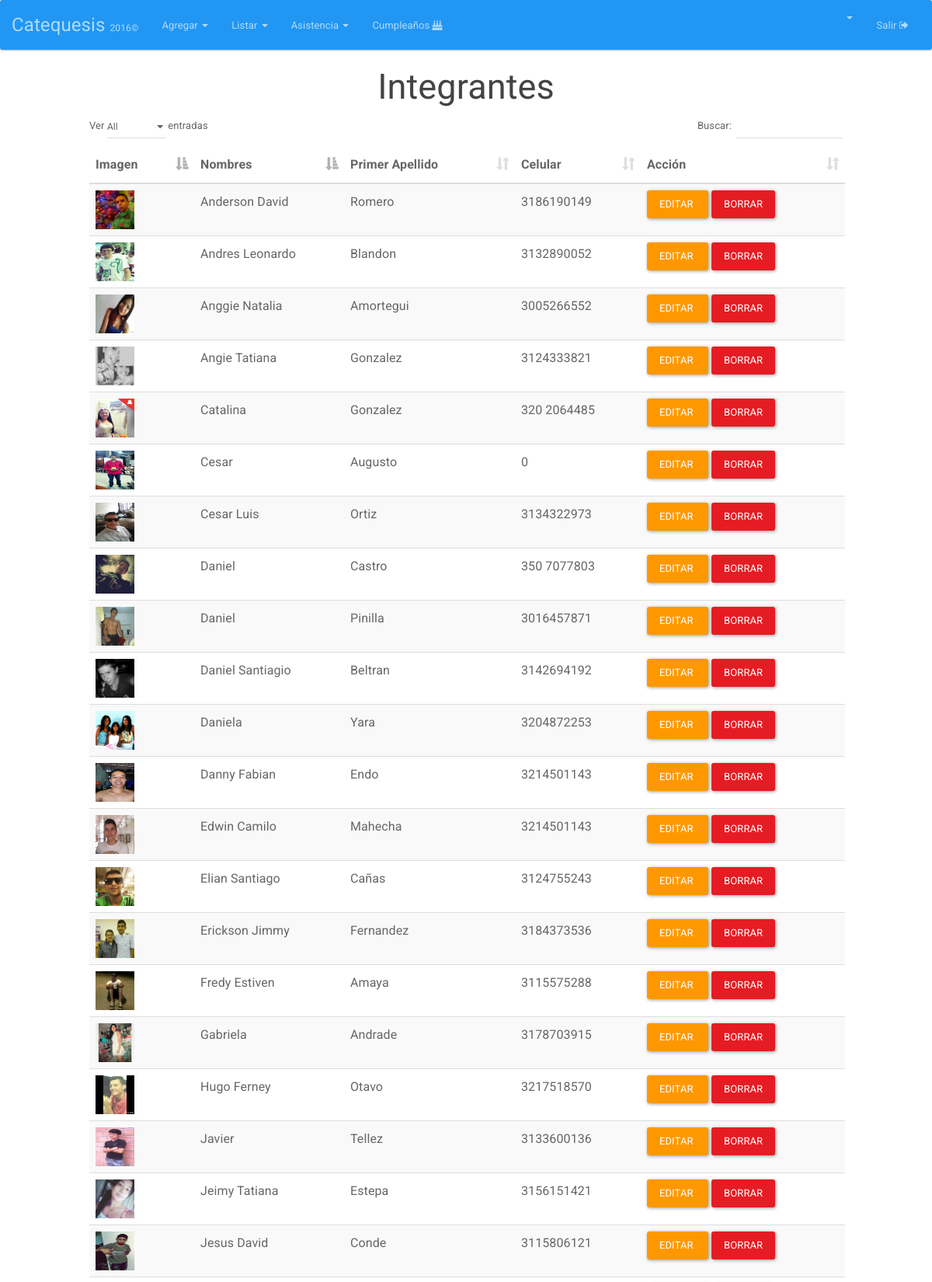
The page /Integrantes (signed in, upper part) on the database its author committed.
### tables this page shows
CREATE TABLE `integrante` (
  `DOCUMENTO` int(12) NOT NULL,
  `NOMBRES` varchar(25) NOT NULL,
  `PRIMER_APELLIDO` varchar(15) NOT NULL,
  `SEGUNDO_APELLIDO` varchar(15) DEFAULT NULL,
  `GENERO` varchar(2) DEFAULT NULL,
  `FECHA_NACIMIENTO` date NOT NULL,
  `DIRECCION` varchar(50) DEFAULT NULL,
  `CELULAR` varchar(200) DEFAULT NULL,
  `CORREO` varchar(50) DEFAULT NULL,
  `ACOLITO` tinyint(1) DEFAULT NULL,
  `COORDINADOR` tinyint(1) DEFAULT NULL,
  `IMAGEN` longtext,
  `FECHA_INGRESO` date DEFAULT NULL,
  `FECHA_REGISTRO` timestamp NOT NULL DEFAULT CURRENT_TIMESTAMP ON UPDATE CURRENT_TIMESTAMP
);

### index.php (called while the page is built, shortened)
<?php
if (isset($_SESSION['app_id'])) {
	require_once "Core/Models/Conexion.php";
}
Core\Config\Enrutador::run(new Core\Config\Request());
?>

### Core/Models/Conexion.php (called while the page is built, shortened)
<?php namespace Core\Models;
	class Conexion{
		private $datos= array (
				"host"=>DB_HOST,
				"user"=>DB_USER,
				"pass"=>DB_PASS,
				"db"=>DB_NAME
			);
		private $db;
		public function __construct()
		{
			$this->db = new \mysqli(
					$this->datos['host'],
					$this->datos['user'],
					$this->datos['pass'],
					$this->datos['db']
				);
			$this->db-> set_charset("utf8");
		}
		public function consultaRetorno($sql){
			$datos = $this->db->query($sql);
			return $datos;
		}
	}
 ?>

### Core/Config/Request.php (called while the page is built, shortened)
<?php namespace Core\Config;
class Request{
	private $metodo;
	private $argumento;
	public function __construct(){
		if(isset($_GET['url'])){
			$ruta = filter_input(INPUT_GET, 'url', FILTER_SANITIZE_URL);
			$ruta = explode("/", $ruta);
			$ruta = array_filter($ruta);
			if($ruta[0] == "index.php"){
				$this->controlador = "Login";
			}else{
				$this->controlador = strtolower(array_shift($ruta));
			}
			$this->metodo = strtolower(array_shift($ruta));
			if(!$this->metodo){
				$this->metodo = "index";
			}
			$this->argumento = $ruta;
		}else{
			$this->controlador = "Login";
			$this->metodo = "index";
		}
	}
	public function getMetodo(){
		return $this->metodo;
	}
	public function getArgumento(){
		return $this->argumento;
	}
}
?>

### Core/Controllers/IntegrantesController.php (called while the page is built, shortened)
<?php namespace Core\Controllers;
class IntegrantesController{
  private $integrante;
  public function __construct(){
    $this->integrante = new Integrante();
  }
  public function index(){
    $datos=$this->integrante->listar();
    return $datos;
  }
}
?>

### Core/Models/Integrante.php (called while the page is built, shortened)
<?php namespace Core\Models;
class Integrante {
	private $db;
	public function __construct(){
		$this->db = new Conexion();
	}
	public function listar(){
		$sql="SELECT * FROM integrante ORDER BY NOMBRES ASC ";
		$datos=$this->db->consultaRetorno($sql);
		return $datos;
	}
}
?>

### HTML/Integrantes/index.php (the view, shortened to what this page needs)
<html>
<head>
	<?php include(HTML_DIR.'/overall/header.php') ?>
	<link rel="stylesheet" type="text/css" href="Views/DataTables/media/css/dataTables.bootstrap.css">
</head>
<body>
	<?php include(HTML_DIR.'/overall/nav.php') ?>
	<div id="container-fluid">
		<h2 align="center">Integrantes</h2>
		<div class="col-md-1"></div>
		<div class="col-md-10">
			<table class="table table-striped table-hover dataTable" id="integrantesTabla" >
				<thead>
					<tr>
						<th>Imagen</th>
						<th>Nombres</th>
						<th class="hidden-xs">Primer Apellido</th>
						<th class="hidden-xs">Celular</th>
						<th>Acción</th>
					</tr>
				</thead>
				<tbody>
					<?php while($row = mysqli_fetch_array($datos)){ ?>
					<tr>
						<td> <a href="<?php echo URL; ?>Integrantes/ver/<?php echo $row['DOCUMENTO']; ?>"><img class="avatar" src="<?php  echo URL; ?>HTML/Integrantes/avatars/<?php echo  !empty($row['IMAGEN']) ? $row['IMAGEN'] : 'no-image.png'    ; ?>"> </a></td>
						<td  class="hidden-xs"><?php  echo $row['NOMBRES']; ?></td>
						<td  class="hidden-xs"><?php  echo $row['PRIMER_APELLIDO']; ?></td>
						<td class="hidden-xs"><?php  echo $row['CELULAR']; ?></td>
						<td><a  class="btn btn-warning" href="<?php echo URL; ?>Integrantes/editar/<?php echo $row['DOCUMENTO']; ?>">Editar&nbsp;</a>
							<a  class="btn btn-danger" onclick="DeleteItem('¿Está seguro de eliminar este Integrante?','<?php echo URL; ?>Integrantes/eliminar/<?php echo $row['DOCUMENTO']; ?>')" >Borrar</a>
						</td>
					</tr>
					<?php
				}
				?>
			</tbody>
		</table>
	</div>
	<div class="col-md-1"></div>
</div>
</body>
</html>

### Views/css/general.css (style rules this page uses)
.avatar { width: 50px; height: 50px; }

### rows shown on the page
integrante: IMAGEN (picture), NOMBRES "Anderson David", PRIMER_APELLIDO "Romero", CELULAR "3186190149"
integrante: IMAGEN (picture), NOMBRES "Andres Leonardo", PRIMER_APELLIDO "Blandon", CELULAR "3132890052"
integrante: IMAGEN (picture), NOMBRES "Anggie Natalia", PRIMER_APELLIDO "Amortegui", CELULAR "3005266552"
integrante: IMAGEN (picture), NOMBRES "Angie Tatiana", PRIMER_APELLIDO "Gonzalez", CELULAR "3124333821"
integrante: IMAGEN (picture), NOMBRES "Catalina", PRIMER_APELLIDO "Gonzalez", CELULAR "320 2064485"
integrante: IMAGEN (picture), NOMBRES "Cesar", PRIMER_APELLIDO "Augusto", CELULAR "0"
integrante: IMAGEN (picture), NOMBRES "Cesar Luis", PRIMER_APELLIDO "Ortiz", CELULAR "3134322973"
integrante: IMAGEN (picture), NOMBRES "Daniel", PRIMER_APELLIDO "Castro", CELULAR "350 7077803"
integrante: IMAGEN (picture), NOMBRES "Daniel", PRIMER_APELLIDO "Pinilla", CELULAR "3016457871"
integrante: IMAGEN (picture), NOMBRES "Daniel Santiagio", PRIMER_APELLIDO "Beltran", CELULAR "3142694192"
integrante: IMAGEN (picture), NOMBRES "Daniela", PRIMER_APELLIDO "Yara", CELULAR "3204872253"
integrante: IMAGEN (picture), NOMBRES "Danny Fabian", PRIMER_APELLIDO "Endo", CELULAR "3214501143"
integrante: IMAGEN (picture), NOMBRES "Edwin Camilo", PRIMER_APELLIDO "Mahecha", CELULAR "3214501143"
integrante: IMAGEN (picture), NOMBRES "Elian Santiago", PRIMER_APELLIDO "Cañas", CELULAR "3124755243"
integrante: IMAGEN (picture), NOMBRES "Erickson Jimmy", PRIMER_APELLIDO "Fernandez", CELULAR "3184373536"
integrante: IMAGEN (picture), NOMBRES "Fredy Estiven", PRIMER_APELLIDO "Amaya", CELULAR "3115575288"
integrante: IMAGEN (picture), NOMBRES "Gabriela", PRIMER_APELLIDO "Andrade", CELULAR "3178703915"
integrante: IMAGEN (picture), NOMBRES "Hugo Ferney", PRIMER_APELLIDO "Otavo", CELULAR "3217518570"
integrante: IMAGEN (picture), NOMBRES "Javier", PRIMER_APELLIDO "Tellez", CELULAR "3133600136"
integrante: IMAGEN (picture), NOMBRES "Jeimy Tatiana", PRIMER_APELLIDO "Estepa", CELULAR "3156151421"
integrante: IMAGEN (picture), NOMBRES "Jesus David", PRIMER_APELLIDO "Conde", CELULAR "3115806121"
